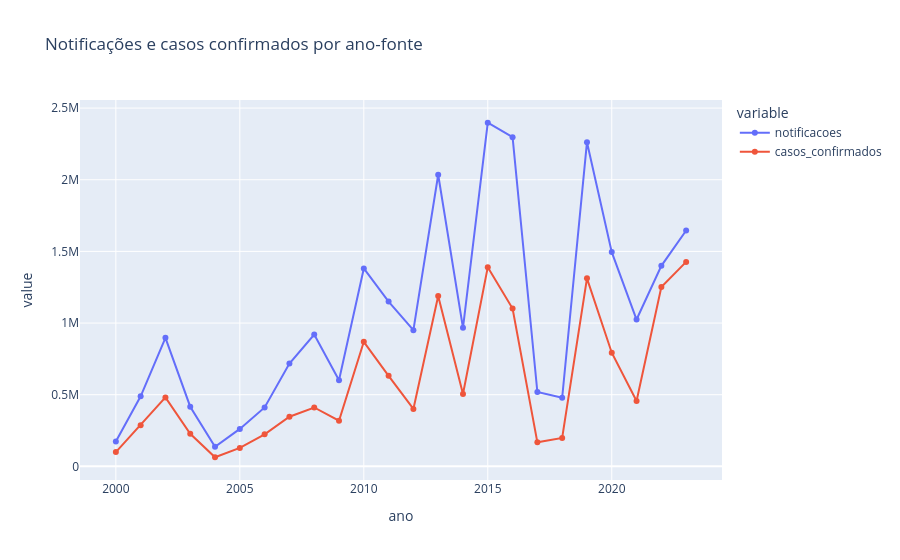

Notebook source saved alongside this figure:
### Code cell
painel = dados["populacao_integrada"]
serie_anual = (
    painel
    .group_by('ano')
    .agg(
        pl.col('notificacoes').sum(),
        pl.col('casos_confirmados').sum(),
        pl.col('codigo_municipio').n_unique().alias('municipios'),
    )
    .sort('ano')
)
display(serie_anual)
fig = px.line(
    serie_anual.to_pandas(), x='ano', y=['notificacoes', 'casos_confirmados'],
    markers=True, title='Notificações e casos confirmados por ano-fonte',
)
fig.show()

### Figure 1 — Plotly figure (JSON) as saved in the notebook; plotly's stock layout.template omitted (floating-point values rounded to 4 significant figures)
{"data": [{"hovertemplate": "variable=notificacoes<br>ano=%{x}<br>value=%{y}<extra></extra>", "legendgroup": "notificacoes", "line": {"color": "#636efa", "dash": "solid"}, "marker": {"symbol": "circle"}, "mode": "lines+markers", "name": "notificacoes", "orientation": "v", "showlegend": true, "type": "scatter", "x": [2000, 2001, 2002, 2003, 2004, 2005, 2006, 2007, 2008, 2009, 2010, 2011, 2012, 2013, 2014, 2015, 2016, 2017, 2018, 2019, 2020, 2021, 2022, 2023], "xaxis": "x", "y": [172854, 488556, 896838, 416298, 136800, 261370, 410940, 716897, 919255, 600552, 1381060, 1150002, 950006, 2034744, 966513, 2397716, 2297085, 518474, 478860, 2261904, 1495082, 1024558, 1399370, 1645948], "yaxis": "y"}, {"hovertemplate": "variable=casos_confirmados<br>ano=%{x}<br>value=%{y}<extra></extra>", "legendgroup": "casos_confirmados", "line": {"color": "#EF553B", "dash": "solid"}, "marker": {"symbol": "circle"}, "mode": "lines+markers", "name": "casos_confirmados", "orientation": "v", "showlegend": true, "type": "scatter", "x": [2000, 2001, 2002, 2003, 2004, 2005, 2006, 2007, 2008, 2009, 2010, 2011, 2012, 2013, 2014, 2015, 2016, 2017, 2018, 2019, 2020, 2021, 2022, 2023], "xaxis": "x", "y": [99349, 286610, 481260, 227424, 63483, 128848, 223321, 346255, 410798, 318603, 869169, 631571, 400494, 1189240, 504612, 1390051, 1101228, 167600, 198400, 1311737, 793006, 455711, 1250896, 1426767], "yaxis": "y"}], "layout": {"legend": {"title": {"text": "variable"}, "tracegroupgap": 0}, "title": {"text": "Notificações e casos confirmados por ano-fonte"}, "xaxis": {"anchor": "y", "domain": [0.0, 1.0], "title": {"text": "ano"}}, "yaxis": {"anchor": "x", "domain": [0.0, 1.0], "title": {"text": "value"}}}}
